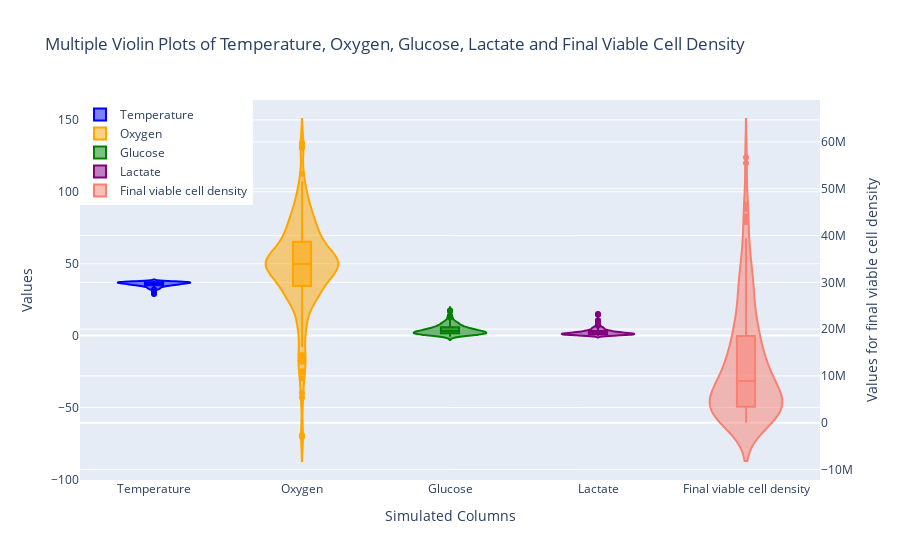

Notebook code cell kept with this figure:
### Markdown cell above
## 3.4 Violin Plot

The Violin plot is hybrid of a box plot and a kernel density plot and it compares probability disributions between two variables (Wikipedia Violin Plot, 2020, Seaborn.pydata.org violinplot, n.d.). Computed using KDE, the curve's width indicates frequency in each section (Yi, 2021). Therefore, the Violin Plot shows both the summary statistics and each variable's density, unlike the box plot which only depicts the summary statistics (Carron, 2021).

For multiple Violin Plots, I imported plotly.express and plotly.graph_objects (Plotly.com Graph Objects, n.d.). I executed Violin plots for multiple traces according to Plotlygraphs (2019), R (2020), Plotly.com Violin (n.d.) and GeeksforGeeks (2021). Trace is a graph object in each plot's data (Plotly.com Traces, n.d.).

For multiple Violin Plots on different y-axes, I referred to Stack Overflow (2023), Paul (2011), Hashcode55 (2017), Matplotlib.org different scales (n.d.) and Ciortan (2019).

### Code cell
# create violin traces for each dataset on the first y-axis
tracetemp = go.Violin(y=templg, name='Temperature', box_visible=True, line_color='blue')
traceoxyg = go.Violin(y=oxygendw, name='Oxygen', box_visible=True, line_color='orange')
tracegluc = go.Violin(y=glucosegx, name='Glucose', box_visible=True, line_color='green')
tracelact = go.Violin(y=lactategx, name='Lactate', box_visible=True, line_color='purple')

# create a violin trace for fvcde on the second y-axis
tracefvcde = go.Violin(y=fvcde, name='Final viable cell density', 
                       box_visible=True, line_color='salmon', yaxis='y2')

# create layout with two y-axes
layout = go.Layout(
    title='Multiple Violin Plots of Temperature, Oxygen, Glucose, Lactate and Final Viable Cell Density',
    xaxis=dict(title='Simulated Columns'),
    yaxis=dict(title='Values'),
    yaxis2=dict(title='Values for final viable cell density', overlaying='y', side='right'),
    legend=dict(x=0, y=1)
)

fig = go.Figure(data=[tracetemp, traceoxyg, tracegluc, tracelact, tracefvcde], layout=layout)
fig.show()

### Figure 1 — Plotly figure (JSON) as saved in the notebook; plotly's stock layout.template omitted (floating-point values rounded to 4 significant figures; data arrays with more than 128 entries replaced by an {"elided": "..."} marker saying what was removed)
{"data": [{"box": {"visible": true}, "line": {"color": "blue"}, "name": "Temperature", "type": "violin", "y": {"elided": "200 float values"}}, {"box": {"visible": true}, "line": {"color": "orange"}, "name": "Oxygen", "type": "violin", "y": {"elided": "200 float values"}}, {"box": {"visible": true}, "line": {"color": "green"}, "name": "Glucose", "type": "violin", "y": {"elided": "200 float values"}}, {"box": {"visible": true}, "line": {"color": "purple"}, "name": "Lactate", "type": "violin", "y": {"elided": "200 float values"}}, {"box": {"visible": true}, "line": {"color": "salmon"}, "name": "Final viable cell density", "type": "violin", "y": {"elided": "200 float values"}, "yaxis": "y2"}], "layout": {"legend": {"x": 0, "y": 1}, "title": {"text": "Multiple Violin Plots of Temperature, Oxygen, Glucose, Lactate and Final Viable Cell Density"}, "xaxis": {"title": {"text": "Simulated Columns"}}, "yaxis": {"title": {"text": "Values"}}, "yaxis2": {"overlaying": "y", "side": "right", "title": {"text": "Values for final viable cell density"}}}}
